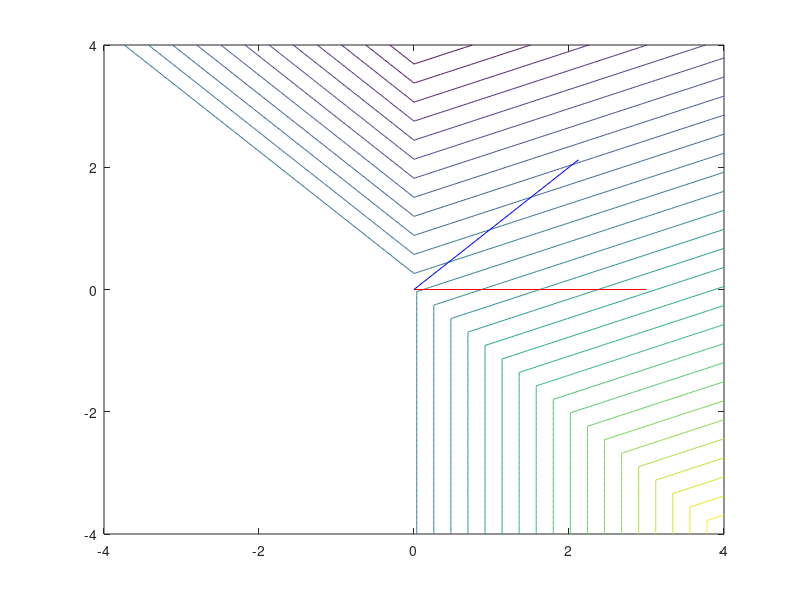

The MATLAB script that drew this image: (Note: this script raises an error after producing the figure.)
%% 3d stim with 2-filter (Threshlin) LN model
clear all
close all

num_dims = 100;
num_samps = 1e6;
filt1 = zeros(num_dims,1);
filt2 = zeros(num_dims,1);
% filt3 = zeros(num_dims,1);
filt1(1) = 1;
filt2([1 2]) = 1/sqrt(2);
% filt3([1 2]) = -1/sqrt(2);
g_noise_var = 0;
offset = 0;
target_pspike = 0.01;
dt = 1e-3; %'1ms bins'
[X,Y] = meshgrid(-4:.02:4,-4:.02:4);
max_rate = 0.5;
 %%
stim = randn(num_samps,num_dims);

filt1_out = stim*filt1;
filt2_out = stim*filt2;
% filt3_out = stim*filt3;

filt1_out(filt1_out < 0) = 0;
filt2_out(filt2_out < 0) = 0;
% filt1_out = 0.25*filt1_out.^2;
% filt1_out(filt2_out < 0) = 0;
% filt2_out(filt2_out > 0) = 0;
% filt3_out(filt3_out < 0) = 0;
% filt3_out(filt3_out < 0) = 0;

g = filt1_out - filt2_out + g_noise_var*randn(num_samps,1);

f1 = X*filt1(1)+Y*filt1(2); f1(f1<0) = 0;
f2 = X*filt2(1)+Y*filt2(2); f2(f2<0) = 0;
% f3 = X*filt3(1)+Y*filt3(2); f3(f3<0) = 0;
gfun = f1-f2;
figure
contour(X,Y,gfun,30)
hold on
line([0 3*filt1(1)],[0 3*filt1(2)],'color','r')
line([0 3*filt2(1)],[0 3*filt2(2)],'color','b')
% line([0 3*filt3(1)],[0 3*filt3(2)],'color','r')
%%
g = g - mean(g);
% p_spike = log(1+exp(g));
% fprintf('Final mean rate %.4f\n',mean(p_spike))

% [y,x] = ksdensity(g);
% plot(x,y); hold on
% yl = ylim();
% tx = -10:.02:4;
% plot(tx,log(1+exp(tx)),'k')
% ylim(yl)
% 
% figure
% [y,x] = ksdensity(p_spike);
% plot(x,y);

%%
K0 = [-5 1];
Kfit = fmincon(@(K) abs(mean(logexp(g,K)) - target_pspike),K0,[],[],[],[],[-10 .01],[10 10]);
p_spike = logexp(g,Kfit);
p_spike(p_spike > max_rate) = max_rate;

figure
[y,x] = ksdensity(g);
plot(x,y); hold on
yl = ylim();
tx = -10:.02:10;
plot(tx,logexp(tx,Kfit),'k')
ylim(yl)
%%
spikes = poissrnd(p_spike);
rbins = (find(spikes>0.5));
nsp = spikes(rbins);
% spikebins =[];
% for isp =1:length(rbins)
%     spikebins= [spikebins; repmat(rbins(isp),nsp(isp),1)];
% end
spk_vals = unique(spikes); spk_vals(spk_vals==0) = [];
spikebins = [];
for i = 1:length(spk_vals)
    cur_set = find(spikes == spk_vals(i));
    spikebins = [spikebins; repmat(cur_set(:),spk_vals(i),1)];
end
fprintf('Nspks: %d\n',length(spikebins));

%%
nneg = 1;
npos = 1;
spike_cond_stim = stim(spikebins,:);
sta      = mean(spike_cond_stim) - mean(stim);

stvcv = cov(spike_cond_stim);  utvcv = cov(stim);
[evecs,evals] = eig(stvcv-utvcv); evs   = diag(evals);
stcs  = evecs(:,[1:nneg,length(evs)-npos+1:end]); stcs  = stcs(:,end:-1:1);

%%
minxy = [-3 -3];
maxxy = [3 3];
[bandwidth,density,X,Y]=kde2d(spike_cond_stim(:,1:2),2^8,minxy,maxxy);

[bandwidth2,density2,X2,Y2]=kde2d(stim(:,1:2),2^8,minxy,maxxy);

%%
eps = 1e-3;
cond_dens = density./density2;
cond_dens(density2 < eps) = eps;
outside = find(X.^2+Y.^2>9);
cond_dens(outside) = nan;
density(outside) = nan;
figure
contourf(X,Y,cond_dens,30)
% surf(X,Y,cond_dens)
hold on
circle([0 0],3,100,'k');
line(3*[0 stcs(1,1)],3*[0 stcs(1,2)],'color','r','linewidth',2)
line(3*[0 stcs(2,1)],3*[0 stcs(2,2)],'color','w','linewidth',2)
line(3*[0 sta(1)],3*[0 sta(2)],'color','k','linewidth',2)

figure
contourf(X,Y,density,30)
hold on
circle([0 0],3,100,'k');
line(3*[0 stcs(1,1)],3*[0 stcs(1,2)],'color','r','linewidth',2)
line(3*[0 stcs(2,1)],3*[0 stcs(2,2)],'color','w','linewidth',2)
line(3*[0 sta(1)],3*[0 sta(2)],'color','k','linewidth',2)

